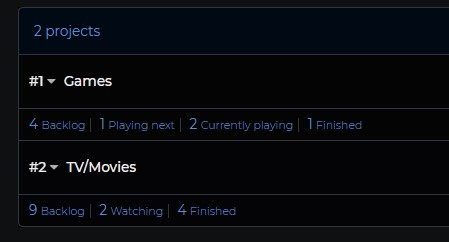
#> input picture html/blog/screens/kanboard1.jpg, 449 x 242 px
$ python jpg2ascii.py ../../../html/blog/screens/kanboard1.jpg
#> lines starting #> are read from the running program, lines starting #| are printed output that depends on the picture
#> in image_to_ascii, image is the input picture: PIL image 449x242 RGB; mean R, G, B 8.5, 10.4, 14.5
from PIL import Image
import argparse

# ASCII characters used to represent pixel intensity levels
#ASCII_CHARS = "@%#*+=-:. "
ASCII_CHARS = " .:-=+*#%@"

# Resize the image according to a new width
def resize_image(image, new_width=100):
#> called with new_width = 100
    width, height = image.size
#> width = 449; height = 242
    aspect_ratio = height / width
#> aspect_ratio = 0.539
    new_height = int(new_width * aspect_ratio * 0.55)  # Adjusting height for terminal aspect ratio
#> new_height = 29
    return image.resize((new_width, new_height))
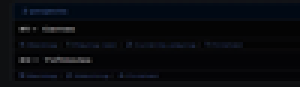
#> returned value: PIL image 100x29 RGB (shown 3 times larger); mean R, G, B 8.5, 10.5, 14.6

# Convert each pixel to grayscale
def grayify(image):
    return image.convert("L")
#> returned value: PIL image 100x29 L

# Map each pixel to an ASCII character
def pixels_to_ascii(image):
    pixels = image.getdata()
    ascii_str = "".join(ASCII_CHARS[pixel // 25] for pixel in pixels)
    return ascii_str

# Convert an image file to ASCII art
def image_to_ascii(image_path, new_width=100, scale_factor=1):
    try:
        image = Image.open(image_path)
    except Exception as e:
        print(f"Unable to open image file: {image_path}. Error: {e}")
        return

    new_width = int(new_width * scale_factor)
    image = resize_image(image, new_width)
    image = grayify(image)

    ascii_str = pixels_to_ascii(image)
    ascii_len = len(ascii_str)
#> ascii_len = 2900
    new_width = image.width
#> new_width = 100
    ascii_art = "\n".join(ascii_str[i:(i + new_width)] for i in range(0, ascii_len, new_width))

    return ascii_art

if __name__ == "__main__":
    parser = argparse.ArgumentParser()
    parser.add_argument("image", help="Path to the image file")
    parser.add_argument("-w", "--width", type=int, default=100, help="Width of ASCII art (default: 100)")
    parser.add_argument("-s", "--scale", type=float, default=1.0, help="Scale factor for higher resolution (default: 1.0)")
    args = parser.parse_args()

    ascii_art = image_to_ascii(args.image, args.width, args.scale)

    if ascii_art:
        print(ascii_art)

        # Optionally save to a file
        with open("ascii_art.txt", "w") as f:
            f.write(ascii_art)
